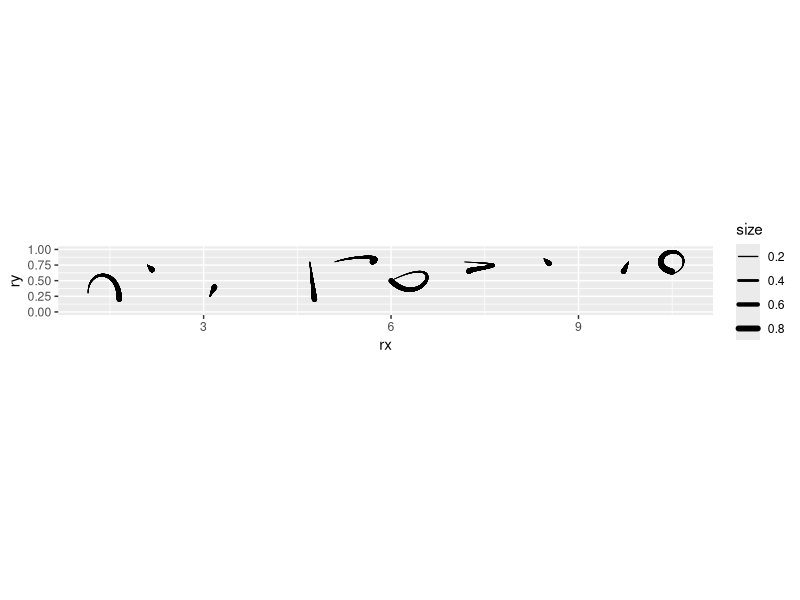
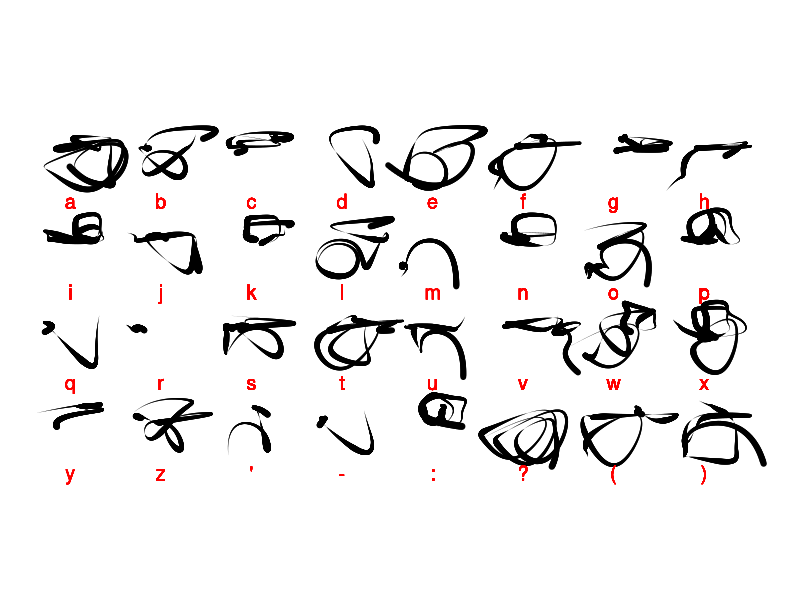
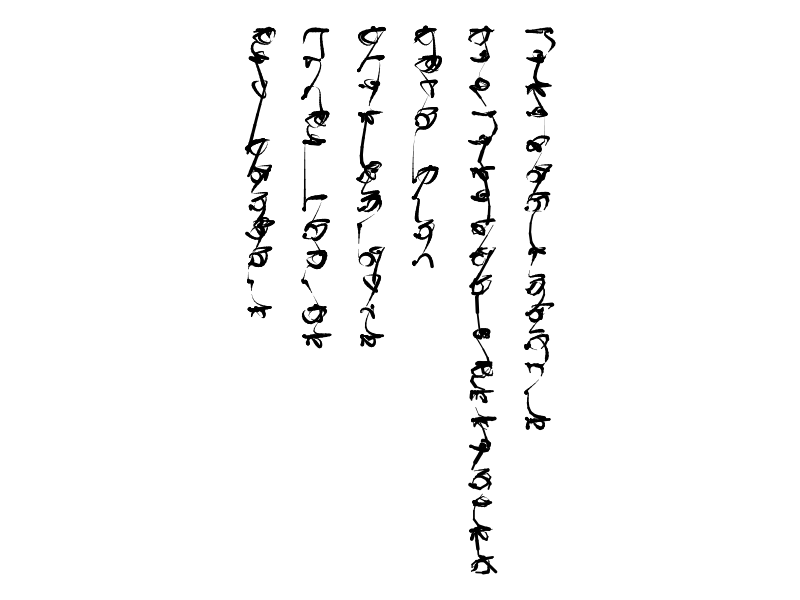
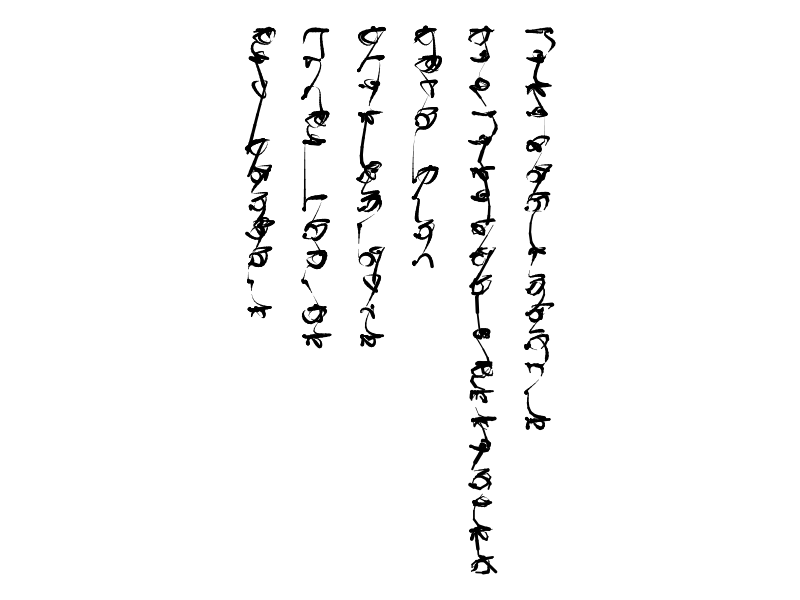

The R source for these figures, in order: (Note: this script raises an error after producing the figures.)
## ---- chunk 1
knitr::opts_chunk$set(
  collapse = TRUE,
  comment = "#>"
)
## ---- chunk 2
library(dplyr) # A Grammar of Data Manipulation
library(ggforce) # Accelerating 'ggplot2'
library(ggplot2) # Create Elegant Data Visualisations Using the Grammar of Graphics
library(glue) # Interpreted String Literals
library(stringr) # Simple, Consistent Wrappers for Common String Operations
library(tidyr) # Tidy Messy Data
## ---- chunk 3
seed <- sample.int(100000000, 1)
## ---- chunk 4
#set.seed(seed)

l <- c(letters, "'", "-", ":", "?", "(", ")") 
n_glyphs <- length(l) # Number of letters/glyphs
## ---- chunk 5

stroke1 <- data.frame(stroke_id = 1,
                      stroke = "stroke1",
                      rx = c(0.15, 0.15, 0.65, 0.65),
                      ry = c(0.30, 0.70, 0.70, 0.20),
                      size = c(0.1, 0.3, 0.5, 0.7))

stroke2 <- data.frame(stroke_id = 2,
                      stroke = "stroke2",
                      rx = c(0.1, 0.125, 0.15, 0.175),
                      ry = c(0.75, 0.725, 0.7, 0.675),
                      size = c(0.1, 0.3, 0.5, 0.7))

stroke3 <- data.frame(stroke_id = 3,
                      stroke = "stroke3",
                      rx = c(0.1, 0.125, 0.15, 0.175),
                      ry = c(0.25, 0.3, 0.35, 0.4),
                      size = c(0.1, 0.3, 0.5, 0.7))

stroke4 <- data.frame(stroke_id = 4,
                      stroke = "stroke4",
                      rx = c(0.7, 0.725, 0.75, 0.775),
                      ry = c(0.8, 0.6, 0.4, 0.2),
                      size = c(0.1, 0.3, 0.5, 0.7))

stroke5 <- data.frame(stroke_id = 5,
                      stroke = "stroke5",
                      rx = c(0.1, 0.4, 0.9, 0.7),
                      ry = c(0.8, 0.9, 0.9, 0.8),
                      size = c(0.1, 0.3, 0.5, 0.7))

stroke6 <- data.frame(stroke_id = 6,
                      stroke = "stroke6",
                      rx = c(0.0, 1.0, 0.5, 0.0),
                      ry = c(0.5, 1.0, 0, 0.5),
                      size = c(0.1, 0.3, 0.5, 0.7))

stroke7 <- data.frame(stroke_id = 7,
                      stroke = "stroke7",
                      rx = c(0.175, 1.2, 0.225, 0.25),
                      ry = c(0.8, 0.75, 0.7, 0.65),
                      size = c(0.1, 0.3, 0.5, 0.7))

stroke8 <- data.frame(stroke_id = 8,
                      stroke = "stroke8",
                      rx = c(0.45, 0.475, 0.5, 0.53),
                      ry = c(0.85, 0.825, 0.8, 0.775),
                      size = c(0.1, 0.3, 0.5, 0.7))

stroke9 <- data.frame(stroke_id = 9,
                      stroke = "stroke9",
                      rx = c(0.8, 0.773, 0.75, 0.72),
                      ry = c(0.8, 0.75, 0.7, 0.65),
                      size = c(0.1, 0.3, 0.5, 0.7))

stroke10 <- data.frame(theta = seq(3 * pi/2, 7 * pi/2, length = 10)) |>
  mutate(id = 1:n(),
         stroke_id = 10,
         stroke = "stroke10",
         rx = 0.50 + (0.2 - 0.00010 * id) * cos(theta),
         ry = 0.80 + (0.2 - 0.0043 * id) * sin(theta),
         size = c(0.1, 0.15, 0.25, 0.30, 0.45, 0.52, 0.61, 0.68, 0.75, 0.80)) |>
  select(-c(id, theta))

strokes <- rbind(stroke1,
                 stroke2,
                 stroke3,
                 stroke4,
                 stroke5,
                 stroke6,
                 stroke7,
                 stroke8,
                 stroke9,
                 stroke10
                 )
## ---- chunk 6
strokes |> 
  mutate(x = stroke_id,
         rx = rx + x) |>
  ggplot() +
  geom_bspline2(aes(x = rx, 
                    y = ry, 
                    #color = type, 
                    group = stroke,
                    linewidth = size),
                n = 800, 
                lineend = "round") + 
  scale_linewidth(range = c(0.2,2)) +
  ylim(c(0, 1)) +
  coord_equal()

## ---- chunk 7
set.seed(seed)

glyphs <-  data.frame(glyph = 1:n_glyphs) |>
  # Join the corresponding letters
  left_join(data.frame(letter = l, 
                       glyph = 1:n_glyphs),
            by = "glyph") |>
  # Randomly choose number of strokes for each glyph
  mutate(n_strokes = sample.int(2, n(), replace = TRUE) + sample.int(3, n(), replace = TRUE)) |>
  # Uncount to have as many rows per glyph as number of strokes
  uncount(n_strokes) |>
  # Sample the strokes for the glyph
  mutate(stroke = sample(unique(strokes$stroke), n(), replace = TRUE)) |>
  # Create an identifier for the glyph-stroke pair
  mutate(gs = factor(1:n())) |>
  # Group by glyph
  group_by(glyph) |>
  # Create identifier for position of stroke in glyph
  mutate(s = 1:n()) |>
  # Ungroup data frame
  ungroup() |>
  distinct(gs, .keep_all = TRUE)  
## ---- chunk 8
glyphs <- glyphs |>
  left_join(strokes,
            by = "stroke")
## ---- chunk 9
set.seed(seed)

n_row <- 8
n_col <- 4

text <- expand.grid(x = seq(1, n_row, 1), y = seq(n_col, 1, -1)) |>
  # Generate id for the position of glyphs in the text
  mutate(id = 1:n(),
         # Sample glyph identifiers
         letter = l) |>
  # Join strokes corresponding to each glyph identifier
  left_join(glyphs,
            by = "letter") |> 
  # Randomize the positions and sizes of the strokes by a small amount
  mutate(rx = x + rx + runif(n(), 0.95, 1.05) + s * runif(n(), 0.01, 0.10),
         ry = y + ry + runif(n(), 0.95, 1.05),
         size = 3 * size * runif(n(), 0.95,1.05))
## ---- chunk 10
text  |>
  ggplot() +
  geom_bspline2(aes(x = rx, 
                    y = ry, 
                    #color = type, 
                    group = id, #try x and id
                    linewidth = size),
                n = 800, 
                lineend = "round") + 
  # Add the identifier of the glyph for comparison
  geom_text(aes(x =  x + 1.5,
                y = y + 1.1,
                label = letter),
            color = "red", 
            size = 5) +
  scale_linewidth(range = c(0.0, 2.5)) +
  coord_equal() +
  #coord_equal(xlim = c(-1, 30), ylim = c(0, 2))# +
  theme_void() +
  theme(legend.position = "none")
## ---- chunk 11
tanka <- data.frame(text = c("Visible colours", 
                             "(Invisible passions)", 
                             "Fade from", 
                             "This world's", 
                             "Human hearts", 
                             "And flowers.")) |>
  # Convert all to lower case
  mutate(text = str_to_lower(text))
## ---- chunk 12
#find the maximum width of a line in number of characters
pad <- max(str_length(tanka$text))

# Pad the strings to have the same width
tanka <- tanka |>
  mutate(text = str_pad(text, width = pad, side = "right"))

cols <- nrow(tanka)
## ---- chunk 13
set.seed(seed)

# These sequences are for right-left, top-down writing. Select the spacing between columns:
s_cols <- 2
atext <- data.frame(x = rep(seq(s_cols * cols, s_cols * 1, -s_cols), each = pad),
                    y = rep(pad:1, cols),
                    letter = str_split(tanka$text, pattern = "") |> 
                      unlist(),
                    type = "text") |>
  mutate(id = 1:n()) |>
  left_join(data.frame(letter = l, glyph = 1:n_glyphs),
            by = "letter") |>
  # Join strokes coresponding to each glyph identifier
  left_join(glyphs,
            by = "glyph") |> 
  # Randomize the strokes position and size by a small amount
  mutate(rx = x + rx + runif(n(), 0.95, 1.05) + s * runif(n(), 0.01, 0.10),
         ry = y + ry + runif(n(), 0.95, 1.05),
         size = 3 * size * runif(n(), 0.95,1.05)) |>
  drop_na()


## ---- chunk 14
# Find the x and y extents
x_range <- max(atext$x) - min(atext$x)
y_range <- max(atext$y) - min(atext$y)


if(x_range > y_range){
  # If wider than taller
  w = 7
  h = 7 * y_range/x_range
}else{
  # If taller than wider
  w = 7 * x_range/y_range
  h = 7
}
## ---- chunk 15
atext |>
  #slice_head(n = 73) |>
  ggplot() +
  geom_bspline2(aes(x = rx, 
                    y = ry, 
                    #color = type, 
                    group = x, #try x and id
                    linewidth = size),
                n = 800, 
                lineend = "round") + 
  scale_linewidth(range = c(0.0, 1.5)) +
  coord_equal() +
  theme_void() +
  theme(legend.position = "none",
        panel.background = element_rect(color = NA,
                                        fill = "white"))

# Save named image
ggsave(glue::glue("outputs/asemic-poetry-{seed}.png"),
       height = h,
       width = w,
       units = "in")
## ---- chunk 16
# Display image
knitr::include_graphics(glue::glue("outputs/asemic-poetry-{seed}.png"))
## ---- chunk 17
# Display image
knitr::include_graphics(c(glue::glue("outputs/asemic-poetry-59992805.png"),
                          glue::glue("outputs/asemic-poetry-38750804.png"),
                          glue::glue("outputs/asemic-poetry-86279955.png")))
